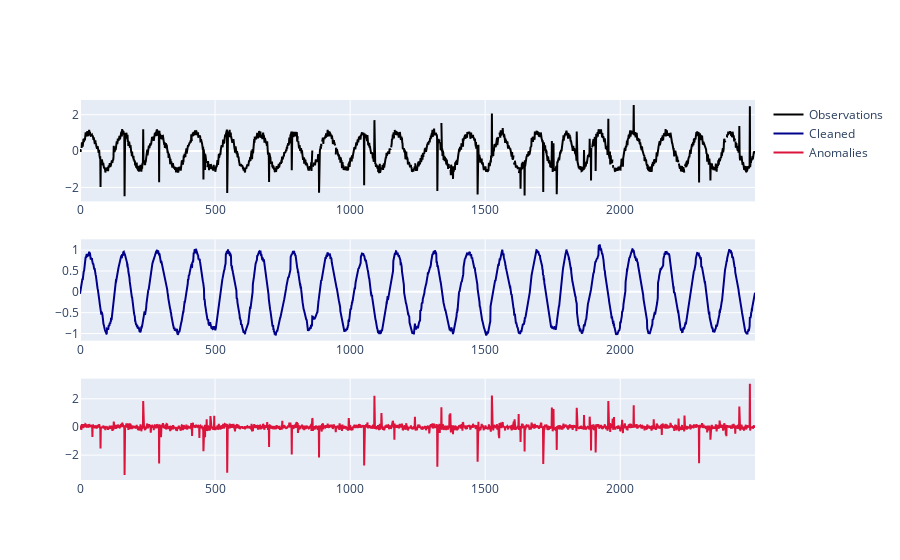

This figure's notebook cell:
### Markdown cell above
**RPCA**

### Code cell
%%time

rpca = RPCA(signal=samples.tolist(), period=20)
D, X, A = rpca.compute_rpca()
drawing.plot_matrices([D, X, A])
s1, s2, s3 = utils.resultRPCA_to_signal(D, X, A, rpca.ret)
drawing.plot_signal([s1, s2, s3])

### Figure 1 — Plotly figure (JSON) as saved in the notebook; plotly's stock layout.template omitted (floating-point values rounded to 4 significant figures; data arrays with more than 128 entries replaced by an {"elided": "..."} marker saying what was removed)
{"data": [{"line": {"color": "black"}, "name": "Observations", "type": "scatter", "x": {"elided": "2500 int values"}, "xaxis": "x", "y": {"elided": "2500 float values"}, "yaxis": "y"}, {"line": {"color": "darkblue"}, "name": "Cleaned", "type": "scatter", "x": {"elided": "2500 int values"}, "xaxis": "x2", "y": {"elided": "2500 float values"}, "yaxis": "y2"}, {"line": {"color": "crimson"}, "name": "Anomalies", "type": "scatter", "x": {"elided": "2500 int values"}, "xaxis": "x3", "y": {"elided": "2500 float values"}, "yaxis": "y3"}], "layout": {"xaxis": {"anchor": "y", "domain": [0, 1]}, "xaxis2": {"anchor": "y2", "domain": [0, 1]}, "xaxis3": {"anchor": "y3", "domain": [0, 1]}, "yaxis": {"anchor": "x", "domain": [0.7333, 1]}, "yaxis2": {"anchor": "x2", "domain": [0.3667, 0.6333]}, "yaxis3": {"anchor": "x3", "domain": [0, 0.2667]}}}
